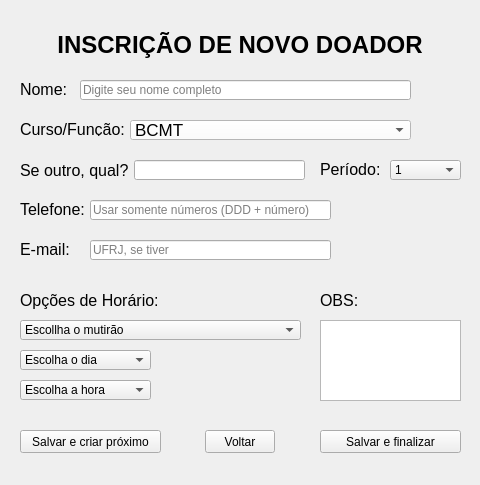
<?xml version="1.0" encoding="UTF-8"?>
<ui version="4.0">
 <class>MainWindow</class>
 <widget class="QMainWindow" name="MainWindow">
  <property name="geometry">
   <rect>
    <x>0</x>
    <y>0</y>
    <width>480</width>
    <height>485</height>
   </rect>
  </property>
  <property name="sizePolicy">
   <sizepolicy hsizetype="Fixed" vsizetype="Fixed">
    <horstretch>0</horstretch>
    <verstretch>0</verstretch>
   </sizepolicy>
  </property>
  <property name="minimumSize">
   <size>
    <width>480</width>
    <height>485</height>
   </size>
  </property>
  <property name="maximumSize">
   <size>
    <width>480</width>
    <height>485</height>
   </size>
  </property>
  <property name="windowTitle">
   <string>Nova Inscrição - Sangue da UFRJ</string>
  </property>
  <property name="windowIcon">
   <iconset resource="../Resource.qrc">
    <normaloff>:/image/data/icon_sangue.ico</normaloff>:/image/data/icon_sangue.ico</iconset>
  </property>
  <property name="autoFillBackground">
   <bool>false</bool>
  </property>
  <widget class="QWidget" name="centralWidget">
   <widget class="QComboBox" name="comboBox">
    <property name="geometry">
     <rect>
      <x>390</x>
      <y>160</y>
      <width>71</width>
      <height>20</height>
     </rect>
    </property>
    <property name="styleSheet">
     <string notr="true"/>
    </property>
    <item>
     <property name="text">
      <string>1</string>
     </property>
    </item>
    <item>
     <property name="text">
      <string>2</string>
     </property>
    </item>
    <item>
     <property name="text">
      <string>3</string>
     </property>
    </item>
    <item>
     <property name="text">
      <string>4</string>
     </property>
    </item>
    <item>
     <property name="text">
      <string>5</string>
     </property>
    </item>
    <item>
     <property name="text">
      <string>6</string>
     </property>
    </item>
    <item>
     <property name="text">
      <string>7</string>
     </property>
    </item>
    <item>
     <property name="text">
      <string>8</string>
     </property>
    </item>
    <item>
     <property name="text">
      <string>9</string>
     </property>
    </item>
    <item>
     <property name="text">
      <string>10</string>
     </property>
    </item>
    <item>
     <property name="text">
      <string>Outro</string>
     </property>
    </item>
   </widget>
   <widget class="QLabel" name="label_2">
    <property name="geometry">
     <rect>
      <x>20</x>
      <y>80</y>
      <width>46</width>
      <height>16</height>
     </rect>
    </property>
    <property name="styleSheet">
     <string notr="true">background:transparent;</string>
    </property>
    <property name="text">
     <string>&lt;html&gt;&lt;head/&gt;&lt;body&gt;&lt;p&gt;&lt;span style=&quot; font-size:12pt;&quot;&gt;Nome:&lt;/span&gt;&lt;/p&gt;&lt;/body&gt;&lt;/html&gt;</string>
    </property>
   </widget>
   <widget class="QLabel" name="label_3">
    <property name="geometry">
     <rect>
      <x>20</x>
      <y>120</y>
      <width>111</width>
      <height>16</height>
     </rect>
    </property>
    <property name="styleSheet">
     <string notr="true">background:transparent;</string>
    </property>
    <property name="text">
     <string>&lt;html&gt;&lt;head/&gt;&lt;body&gt;&lt;p&gt;&lt;span style=&quot; font-size:12pt;&quot;&gt;Curso/Função:&lt;/span&gt;&lt;/p&gt;&lt;/body&gt;&lt;/html&gt;</string>
    </property>
   </widget>
   <widget class="QLineEdit" name="lineEdit">
    <property name="geometry">
     <rect>
      <x>80</x>
      <y>80</y>
      <width>331</width>
      <height>20</height>
     </rect>
    </property>
    <property name="styleSheet">
     <string notr="true"/>
    </property>
    <property name="inputMask">
     <string/>
    </property>
    <property name="text">
     <string/>
    </property>
    <property name="echoMode">
     <enum>QLineEdit::Normal</enum>
    </property>
    <property name="placeholderText">
     <string>Digite seu nome completo</string>
    </property>
   </widget>
   <widget class="QLabel" name="label_4">
    <property name="geometry">
     <rect>
      <x>320</x>
      <y>160</y>
      <width>61</width>
      <height>16</height>
     </rect>
    </property>
    <property name="font">
     <font>
      <family>Ubuntu</family>
     </font>
    </property>
    <property name="styleSheet">
     <string notr="true">background:transparent;</string>
    </property>
    <property name="text">
     <string>&lt;html&gt;&lt;head/&gt;&lt;body&gt;&lt;p&gt;&lt;span style=&quot; font-size:12pt;&quot;&gt;Período:&lt;/span&gt;&lt;/p&gt;&lt;/body&gt;&lt;/html&gt;</string>
    </property>
   </widget>
   <widget class="QLabel" name="label_5">
    <property name="geometry">
     <rect>
      <x>20</x>
      <y>200</y>
      <width>71</width>
      <height>16</height>
     </rect>
    </property>
    <property name="styleSheet">
     <string notr="true">background:transparent;</string>
    </property>
    <property name="text">
     <string>&lt;html&gt;&lt;head/&gt;&lt;body&gt;&lt;p&gt;&lt;span style=&quot; font-size:12pt;&quot;&gt;Telefone:&lt;/span&gt;&lt;/p&gt;&lt;/body&gt;&lt;/html&gt;</string>
    </property>
   </widget>
   <widget class="QLineEdit" name="lineEdit_3">
    <property name="geometry">
     <rect>
      <x>90</x>
      <y>200</y>
      <width>241</width>
      <height>20</height>
     </rect>
    </property>
    <property name="styleSheet">
     <string notr="true"/>
    </property>
    <property name="text">
     <string/>
    </property>
    <property name="placeholderText">
     <string>Usar somente números (DDD + número)</string>
    </property>
   </widget>
   <widget class="QLabel" name="label_6">
    <property name="geometry">
     <rect>
      <x>20</x>
      <y>240</y>
      <width>51</width>
      <height>16</height>
     </rect>
    </property>
    <property name="styleSheet">
     <string notr="true">background:transparent;</string>
    </property>
    <property name="text">
     <string>&lt;html&gt;&lt;head/&gt;&lt;body&gt;&lt;p&gt;&lt;span style=&quot; font-size:12pt;&quot;&gt;E-mail:&lt;/span&gt;&lt;/p&gt;&lt;/body&gt;&lt;/html&gt;</string>
    </property>
   </widget>
   <widget class="QLineEdit" name="lineEdit_4">
    <property name="geometry">
     <rect>
      <x>90</x>
      <y>240</y>
      <width>241</width>
      <height>20</height>
     </rect>
    </property>
    <property name="styleSheet">
     <string notr="true"/>
    </property>
    <property name="text">
     <string/>
    </property>
    <property name="placeholderText">
     <string>UFRJ, se tiver</string>
    </property>
   </widget>
   <widget class="QLabel" name="label_7">
    <property name="geometry">
     <rect>
      <x>20</x>
      <y>290</y>
      <width>141</width>
      <height>21</height>
     </rect>
    </property>
    <property name="styleSheet">
     <string notr="true">background:transparent;</string>
    </property>
    <property name="text">
     <string>&lt;html&gt;&lt;head/&gt;&lt;body&gt;&lt;p&gt;&lt;span style=&quot; font-size:12pt;&quot;&gt;Opções de Horário:&lt;/span&gt;&lt;/p&gt;&lt;/body&gt;&lt;/html&gt;</string>
    </property>
   </widget>
   <widget class="QComboBox" name="comboBox_2">
    <property name="geometry">
     <rect>
      <x>20</x>
      <y>350</y>
      <width>131</width>
      <height>20</height>
     </rect>
    </property>
    <property name="styleSheet">
     <string notr="true"/>
    </property>
    <item>
     <property name="text">
      <string>Escolha o dia</string>
     </property>
    </item>
   </widget>
   <widget class="QComboBox" name="comboBox_5">
    <property name="geometry">
     <rect>
      <x>20</x>
      <y>380</y>
      <width>131</width>
      <height>20</height>
     </rect>
    </property>
    <property name="styleSheet">
     <string notr="true"/>
    </property>
    <item>
     <property name="text">
      <string>Escolha a hora</string>
     </property>
    </item>
   </widget>
   <widget class="QTextEdit" name="textEdit">
    <property name="geometry">
     <rect>
      <x>320</x>
      <y>320</y>
      <width>141</width>
      <height>81</height>
     </rect>
    </property>
    <property name="styleSheet">
     <string notr="true"/>
    </property>
   </widget>
   <widget class="QComboBox" name="comboBox_8">
    <property name="geometry">
     <rect>
      <x>130</x>
      <y>120</y>
      <width>281</width>
      <height>20</height>
     </rect>
    </property>
    <property name="font">
     <font>
      <family>Helvetica Neue</family>
      <pointsize>13</pointsize>
      <weight>50</weight>
      <italic>false</italic>
      <bold>false</bold>
      <underline>false</underline>
     </font>
    </property>
    <property name="styleSheet">
     <string notr="true">background: rgb(255,255,255);</string>
    </property>
    <item>
     <property name="text">
      <string>BCMT</string>
     </property>
    </item>
    <item>
     <property name="text">
      <string>Ciência da Computação</string>
     </property>
    </item>
    <item>
     <property name="text">
      <string>Física</string>
     </property>
    </item>
    <item>
     <property name="text">
      <string>Engenharia Ambiental</string>
     </property>
    </item>
    <item>
     <property name="text">
      <string>Engenharia Civil</string>
     </property>
    </item>
    <item>
     <property name="text">
      <string>Engenharia de Alimentos</string>
     </property>
    </item>
    <item>
     <property name="text">
      <string>Engenharia de Bioprocessos</string>
     </property>
    </item>
    <item>
     <property name="text">
      <string>Engenharia de Computação e Informação</string>
     </property>
    </item>
    <item>
     <property name="text">
      <string>Engenharia de Controle e Automação</string>
     </property>
    </item>
    <item>
     <property name="text">
      <string>Engenharia de Materiais</string>
     </property>
    </item>
    <item>
     <property name="text">
      <string>Engenharia de Petróleo</string>
     </property>
    </item>
    <item>
     <property name="text">
      <string>Engenharia de Produção</string>
     </property>
    </item>
    <item>
     <property name="text">
      <string>Engenharia Elétrica</string>
     </property>
    </item>
    <item>
     <property name="text">
      <string>Engenharia Eletrônica e de Computação</string>
     </property>
    </item>
    <item>
     <property name="text">
      <string>Engenharia Mecânica</string>
     </property>
    </item>
    <item>
     <property name="text">
      <string>Engenharia Metalúrgica</string>
     </property>
    </item>
    <item>
     <property name="text">
      <string>Engenharia Naval e Oceânica</string>
     </property>
    </item>
    <item>
     <property name="text">
      <string>Engenharia Nuclear</string>
     </property>
    </item>
    <item>
     <property name="text">
      <string>Engenharia Química</string>
     </property>
    </item>
    <item>
     <property name="text">
      <string>Engenharia (Ciclo Básico)</string>
     </property>
    </item>
    <item>
     <property name="text">
      <string>Matemática</string>
     </property>
    </item>
    <item>
     <property name="text">
      <string>Química</string>
     </property>
    </item>
    <item>
     <property name="text">
      <string>Química Industrial</string>
     </property>
    </item>
    <item>
     <property name="text">
      <string>Outro</string>
     </property>
    </item>
   </widget>
   <widget class="QLineEdit" name="lineEdit_2">
    <property name="geometry">
     <rect>
      <x>134</x>
      <y>160</y>
      <width>171</width>
      <height>20</height>
     </rect>
    </property>
    <property name="styleSheet">
     <string notr="true"/>
    </property>
    <property name="clearButtonEnabled">
     <bool>false</bool>
    </property>
   </widget>
   <widget class="QLabel" name="label_18">
    <property name="geometry">
     <rect>
      <x>20</x>
      <y>160</y>
      <width>111</width>
      <height>21</height>
     </rect>
    </property>
    <property name="styleSheet">
     <string notr="true">background:transparent;</string>
    </property>
    <property name="text">
     <string>&lt;html&gt;&lt;head/&gt;&lt;body&gt;&lt;p&gt;&lt;span style=&quot; font-size:12pt;&quot;&gt;Se outro, qual?&lt;/span&gt;&lt;/p&gt;&lt;/body&gt;&lt;/html&gt;</string>
    </property>
   </widget>
   <widget class="QPushButton" name="pushButton">
    <property name="geometry">
     <rect>
      <x>20</x>
      <y>430</y>
      <width>141</width>
      <height>23</height>
     </rect>
    </property>
    <property name="styleSheet">
     <string notr="true"/>
    </property>
    <property name="text">
     <string>Salvar e criar próximo</string>
    </property>
   </widget>
   <widget class="QPushButton" name="pushButton_2">
    <property name="geometry">
     <rect>
      <x>320</x>
      <y>430</y>
      <width>141</width>
      <height>23</height>
     </rect>
    </property>
    <property name="styleSheet">
     <string notr="true"/>
    </property>
    <property name="text">
     <string>Salvar e finalizar</string>
    </property>
   </widget>
   <widget class="QLabel" name="label">
    <property name="geometry">
     <rect>
      <x>50</x>
      <y>30</y>
      <width>380</width>
      <height>31</height>
     </rect>
    </property>
    <property name="autoFillBackground">
     <bool>false</bool>
    </property>
    <property name="styleSheet">
     <string notr="true">background:transparent;</string>
    </property>
    <property name="text">
     <string>&lt;html&gt;&lt;head/&gt;&lt;body&gt;&lt;p align=&quot;center&quot;&gt;&lt;span style=&quot; font-size:18pt; font-weight:600;&quot;&gt;INSCRIÇÃO DE NOVO DOADOR&lt;/span&gt;&lt;/p&gt;&lt;/body&gt;&lt;/html&gt;</string>
    </property>
   </widget>
   <widget class="QPushButton" name="pushButton_3">
    <property name="geometry">
     <rect>
      <x>205</x>
      <y>430</y>
      <width>70</width>
      <height>23</height>
     </rect>
    </property>
    <property name="styleSheet">
     <string notr="true"/>
    </property>
    <property name="text">
     <string>Voltar</string>
    </property>
   </widget>
   <widget class="QComboBox" name="comboBox_3">
    <property name="geometry">
     <rect>
      <x>20</x>
      <y>320</y>
      <width>281</width>
      <height>20</height>
     </rect>
    </property>
    <property name="styleSheet">
     <string notr="true"/>
    </property>
    <item>
     <property name="text">
      <string>Escollha o mutirão</string>
     </property>
    </item>
   </widget>
   <widget class="QLabel" name="label_8">
    <property name="geometry">
     <rect>
      <x>320</x>
      <y>290</y>
      <width>41</width>
      <height>21</height>
     </rect>
    </property>
    <property name="styleSheet">
     <string notr="true">background:transparent;</string>
    </property>
    <property name="text">
     <string>&lt;html&gt;&lt;head/&gt;&lt;body&gt;&lt;p&gt;&lt;span style=&quot; font-size:12pt;&quot;&gt;OBS:&lt;/span&gt;&lt;/p&gt;&lt;/body&gt;&lt;/html&gt;</string>
    </property>
   </widget>
   <zorder>comboBox</zorder>
   <zorder>label_2</zorder>
   <zorder>label_3</zorder>
   <zorder>lineEdit</zorder>
   <zorder>label_4</zorder>
   <zorder>label_5</zorder>
   <zorder>lineEdit_3</zorder>
   <zorder>label_6</zorder>
   <zorder>lineEdit_4</zorder>
   <zorder>label_7</zorder>
   <zorder>comboBox_2</zorder>
   <zorder>comboBox_5</zorder>
   <zorder>comboBox_8</zorder>
   <zorder>lineEdit_2</zorder>
   <zorder>label_18</zorder>
   <zorder>textEdit</zorder>
   <zorder>pushButton</zorder>
   <zorder>pushButton_2</zorder>
   <zorder>label</zorder>
   <zorder>pushButton_3</zorder>
   <zorder>comboBox_3</zorder>
   <zorder>label_8</zorder>
  </widget>
  <widget class="QMenuBar" name="menuBar">
   <property name="geometry">
    <rect>
     <x>0</x>
     <y>0</y>
     <width>480</width>
     <height>21</height>
    </rect>
   </property>
  </widget>
 </widget>
 <layoutdefault spacing="6" margin="11"/>
 <resources>
  <include location="../Resource.qrc"/>
 </resources>
 <connections/>
</ui>
